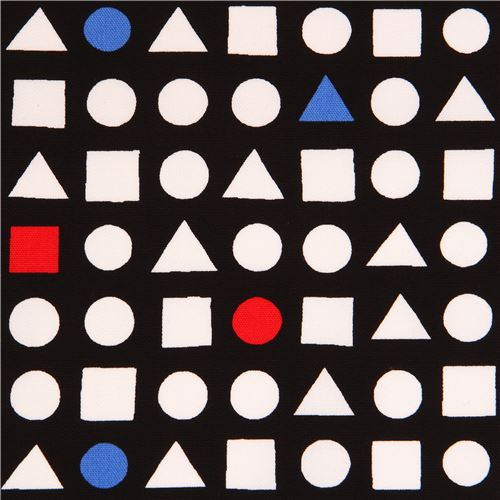
#> input picture final_project/Small.png, 500 x 500 px
$ python Code1.py
#> lines starting #> are read from the running program, lines starting #| are printed output that depends on the picture; after the words box and inside, x2 and y2 are one past the last pixel; in counts of white or black regions, pixels touching at a corner belong together

import cv2
import numpy as np

path = 'Small.png'
img = cv2.imread(path)
#> img is the input picture: shape (500, 500, 3); mean B, G, R 94.8, 94.3, 105.3
imgContour = img.copy()

imgGray = cv2.cvtColor(img,cv2.COLOR_BGR2GRAY)
imgBlur = cv2.GaussianBlur(imgGray,(7,7),1)
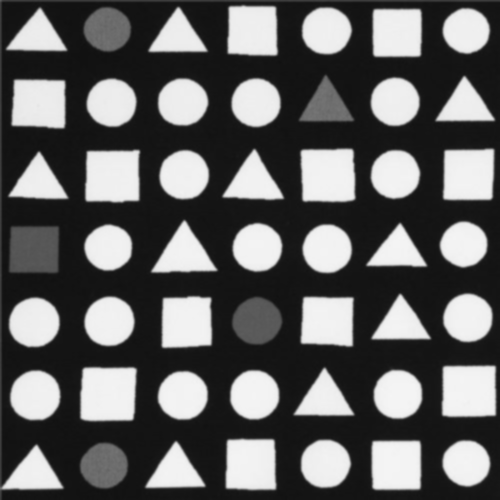
#> imgBlur: shape (500, 500); min 16, max 245, mean 97.6
imgCanny = cv2.Canny(imgBlur,50,50)
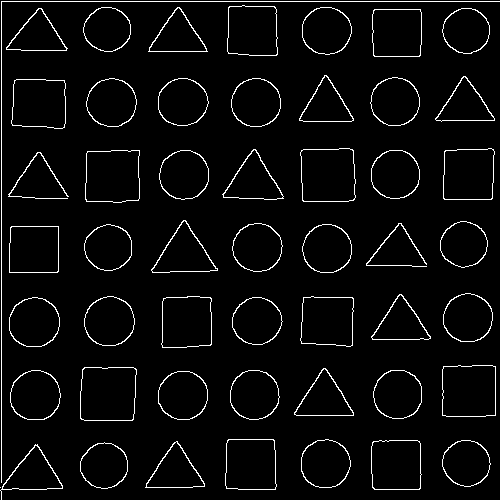
#> imgCanny: shape (500, 500); 4.1% white in thin lines or dots

hsv_img = cv2.cvtColor(img, cv2.COLOR_BGR2HSV)
#> hsv_img: shape (500, 500, 3); mean H, S, V 41.6, 62.8, 108
#Blue color
lower_blue = np.array([100,110,110])
upper_blue = np.array([130,255,255])
blue_mask = cv2.inRange(hsv_img, lower_blue, upper_blue)
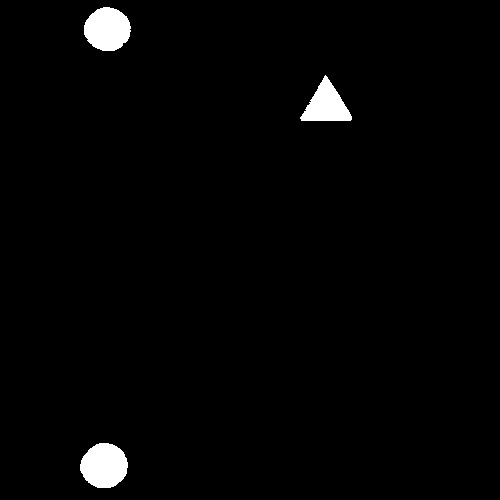
#> blue_mask: shape (500, 500); 1.8% white; 3 white regions, box (x1, y1, x2, y2) and area: (80, 443, 128, 488) 1670, (84, 7, 131, 51) 1593, (300, 75, 352, 121) 1310
blue = cv2.bitwise_and(img, img, mask = blue_mask)

# Red Color
lower_red = np.array([0,100,20])
upper_red = np.array([8,255,255])
lower_red2 = np.array([175,100,20])
upper_red2 = np.array([179,255,255])

red_mask = cv2.inRange(hsv_img, lower_red, upper_red)
#> red_mask: shape (500, 500); 5.1% white in thin lines or dots
red_mask2 = cv2.inRange(hsv_img, lower_red2, upper_red2)
#> red_mask2: shape (500, 500); 1.8% white; 454 white regions (451 under 20 px), largest, box (x1, y1, x2, y2) and area: (7, 225, 61, 275) 1850, (230, 297, 283, 347) 1652, (16, 220, 47, 224) 43
mask_red = cv2.add(red_mask, red_mask2)
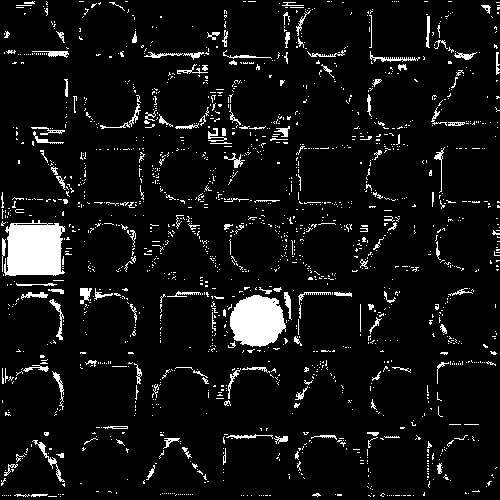
#> mask_red: shape (500, 500); 6.9% white; 1646 white regions (1499 under 20 px), largest, box (x1, y1, x2, y2) and area: (4, 220, 65, 276) 2806, (230, 295, 286, 347) 2224, (32, 440, 65, 482) 181
red = cv2.bitwise_and(img, img, mask = mask_red)
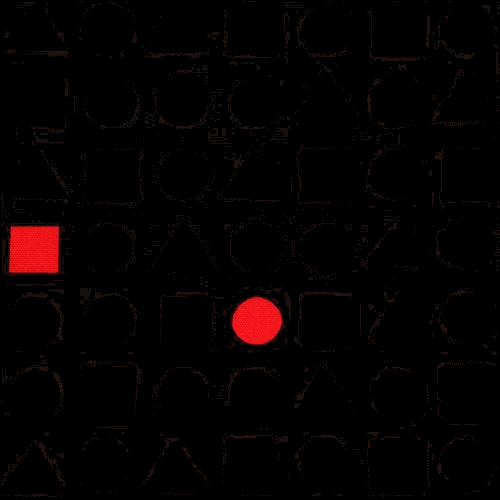
#> red: shape (500, 500, 3); mean B, G, R 1.2, 1.2, 5.3
med = cv2.medianBlur(mask_red, 5)
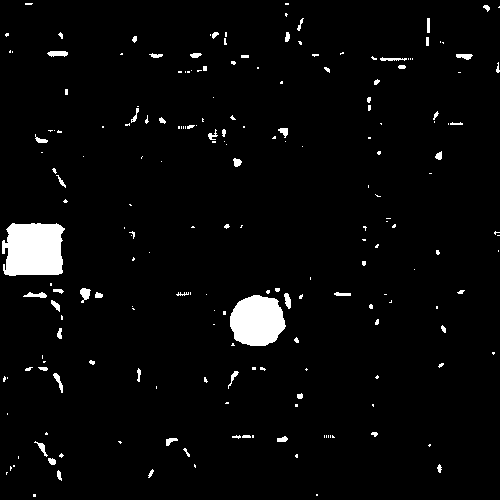
#> med: shape (500, 500); 3.4% white; 205 white regions (141 under 20 px)
cv2.imwrite("ref_red.png", med)

#White color
lower_white = np.array([250,250,250])
upper_white = np.array([255,255,255])
white_mask = cv2.inRange(hsv_img, lower_white, upper_white)
#> white_mask: shape (500, 500); every value is 0
white = cv2.bitwise_and(img, img, mask = white_mask)
#> white: shape (500, 500, 3); every value is 0

def getContours(img):

    contours,hierarchy = cv2.findContours(img,cv2.RETR_EXTERNAL,cv2.CHAIN_APPROX_NONE)
#> contours = 51 contours, 2 with area under 20; largest, box (x1, y1, x2, y2) and area: (80, 367, 137, 421) 2843, (300, 148, 356, 202) 2738, (85, 150, 140, 203) 2663, (442, 365, 496, 417) 2652, (443, 148, 495, 200) 2452
    tri=0
    sqr=0
    cir=0
    area_tri=0
    area_sqr=0
    area_cir=0

    for cnt in contours:
        area = cv2.contourArea(cnt)
        #print(area)

        if area>10:
            cv2.drawContours(imgContour, cnt, -1, (0, 255, 0), 1)
            peri = cv2.arcLength(cnt,True)
            approx = cv2.approxPolyDP(cnt,0.02*peri,True)
            #print(len(approx))
            x, y, w, h = cv2.boundingRect(approx)

            #if objCor >=3 and objCor <=3.5:
            if len(approx)==3:
              tri+=1
              area_tri+=area+area
              objectType="Tri"

            elif len(approx)==4:
              sqr+=1
              area_sqr=area+area
              objectType="Squ"

            elif len(approx)>5:
              cir+=1
              area_cir=area+area
              objectType="Cir"

            else:objectType="None"

            cv2.rectangle(imgContour,(x,y),(x+w,y+h),(0,255,0),2)
            #Put text
            cv2.putText(imgContour,objectType,
                        (x+(w//2)-10,y+(h//2)-10),cv2.FONT_HERSHEY_COMPLEX,0.4,
                        (0,0,0),2)
#> this loop made 51 passes
#> (area, peri, approx, x, y, w, h, area_sqr) on passes 6, 8, 14, 15, 18, 19, 23: (2362.5, 193.2, [[373, 441], [372, 487], [419, 489], [419, 441]], 372, 441, 48, 49, 4725), (2439.5, 196.7, [[228, 439], [226, 488], [275, 489], [274, 440]], 226, 439, 50, 51, 4879), (2843, 211.8, [[84, 367], [80, 418], [132, 420], [136, 369]], 80, 367, 57, 54, 5686), (2652.5, 207.6, [[443, 366], [442, 415], [495, 415], [495, 366]], 442, 366, 54, 50, 5305), (2392, 199.8, [[303, 297], [301, 343], [352, 345], [352, 297]], 301, 297, 52, 49, 4784), (2411, 197, [[210, 297], [163, 298], [162, 347], [211, 344]], 162, 297, 50, 51, 4822), (2236.5, 188.2, [[10, 227], [9, 272], [58, 271], [58, 226]], 9, 226, 50, 47, 4473)
#> (area, peri, approx, x, y, w, h, area_tri) on passes 4, 13, 21, 29, 34, 42: (1490, 176, [[204, 483], [176, 441], [145, 487]], 145, 441, 60, 47, 2980), (1538, 178, [[294, 412], [353, 415], [325, 368]], 294, 368, 60, 48, 6056), (1454.5, 174.3, [[371, 336], [430, 338], [401, 294]], 371, 294, 60, 45, 8965), (1798, 197.3, [[217, 268], [183, 220], [151, 270]], 151, 220, 67, 51, 12561), (1631.5, 185.9, [[222, 194], [283, 198], [255, 149]], 222, 149, 62, 50, 15824), (1406, 172.9, [[435, 118], [494, 120], [465, 76]], 435, 76, 60, 45, 18636)
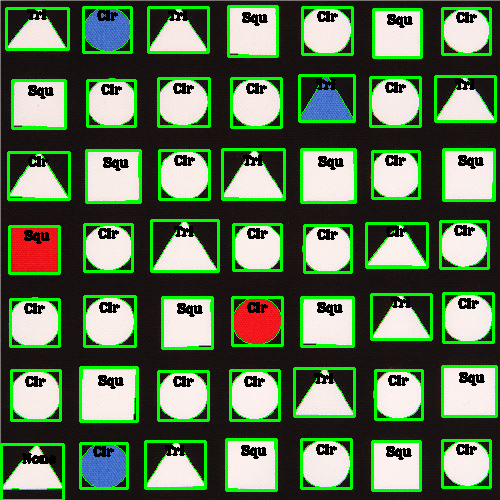
#> imgContour: shape (500, 500, 3); mean B, G, R 80.2, 112.9, 88.9
#> after the loop, area_tri = 27005; cir = 26; sqr = 13; tri = 9

    totaltri=(tri)
#> totaltri = 9
    totalsqr=(sqr)
#> totalsqr = 13
    totalcir=(cir)
#> totalcir = 26
    totalfig=tri+sqr+cir
#> totalfig = 48
    total_area_tri=area_tri
#> total_area_tri = 27005
    total_area_sqr=area_sqr
#> total_area_sqr = 4689
    total_area_cir=area_cir
#> total_area_cir = 3236
    total_area = total_area_tri+total_area_sqr+total_area_cir
#> total_area = 34930
    print("--------------------------------- Number of figures ---------------------------------")
    print("Total Number of Triangles: ", totaltri)
#| Total Number of Triangles:  9
    print("Total Number of Squares: ", totalsqr)
#| Total Number of Squares:  13
    print("Total Number of Circles: ", totalcir)
#| Total Number of Circles:  26
    print("Total Number of Figures", totalfig)
#| Total Number of Figures 48
    print("--------------------------------- Number of areas ---------------------------------")
    print("Total Area of Triangles: ", total_area_tri)
#| Total Area of Triangles:  27005.0
    print("Total Area of Squares: ", total_area_sqr)
#| Total Area of Squares:  4689.0
    print("Total Area of Circles: ", total_area_cir)
#| Total Area of Circles:  3236.0
    print("Total Area of Figures: ", total_area)
#| Total Area of Figures:  34930.0


cv2.imshow('Color Segmentation: Red', red)
cv2.imshow('Color Segmentation: Blue', blue)

getContours(imgCanny)
imgBlank = np.zeros_like(img)
cv2.imshow("Final", imgContour)

#print(tri)
#print(sqr)
#print(cir)
cv2.waitKey(0)
